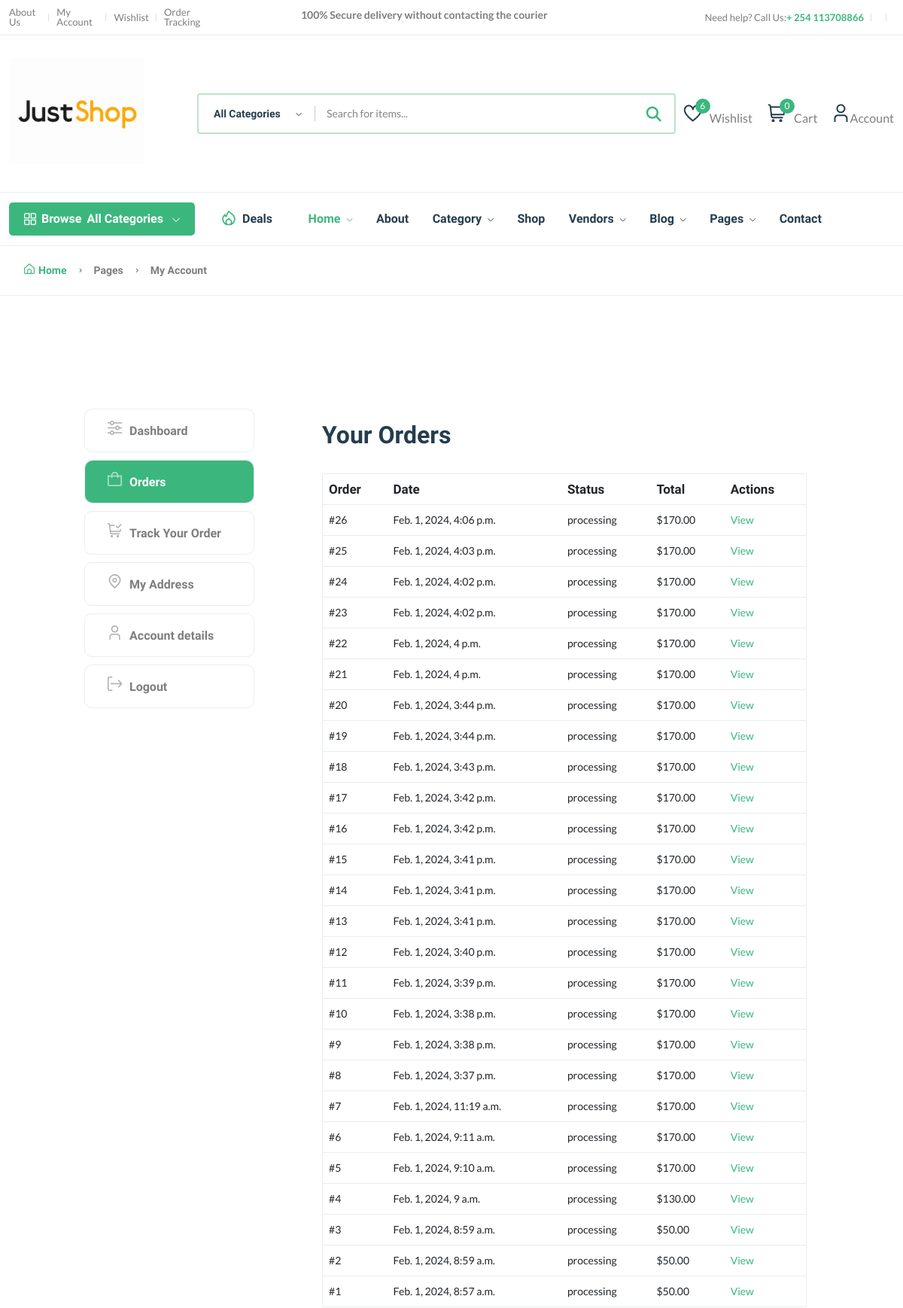
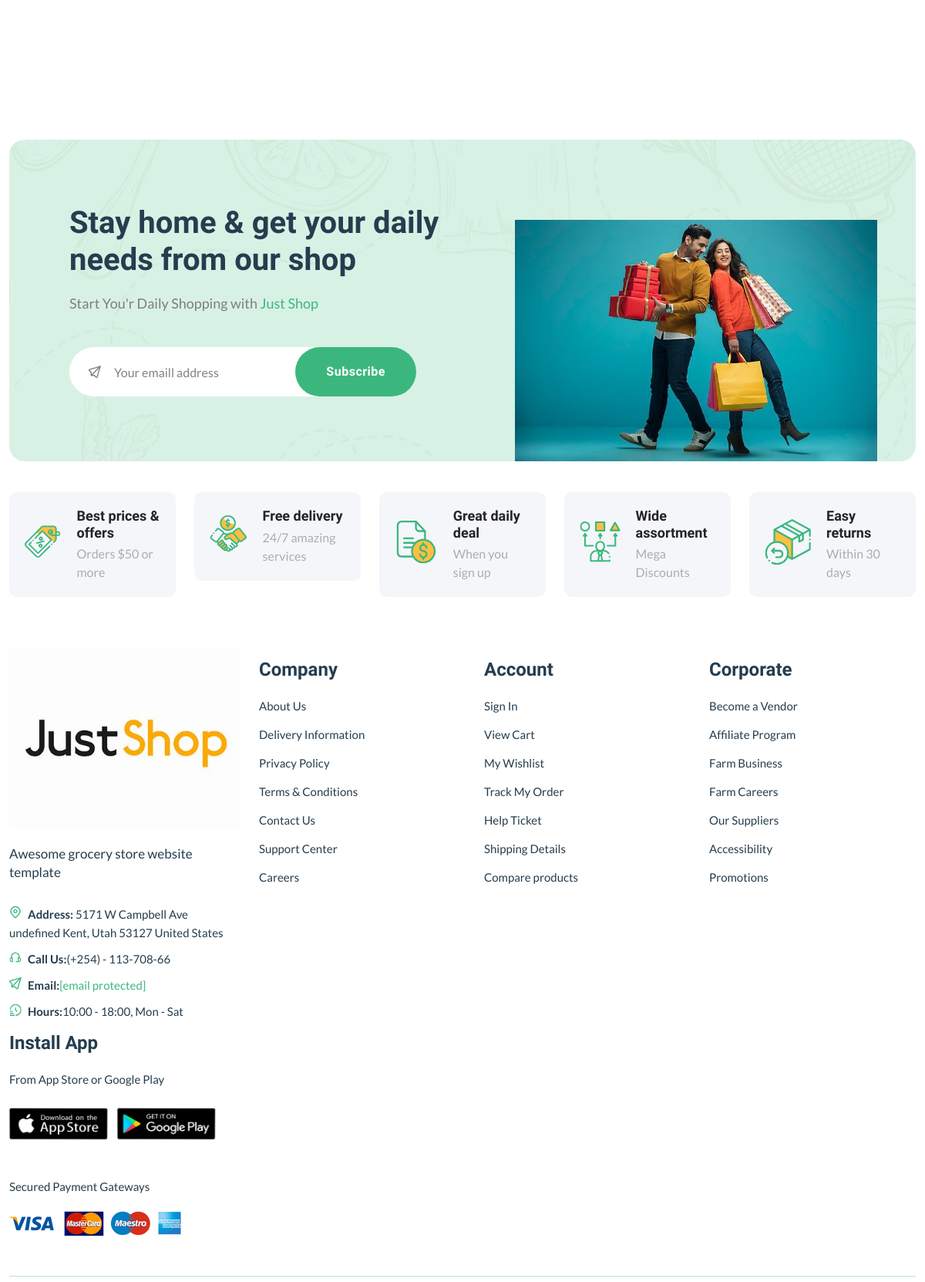
/dashboard/ (signed in, upper part), run on the app's committed database (2 pictures, top to bottom).
### core/models.py (models this page shows)
class CartOrder(models.Model):
    user=models.ForeignKey(User,on_delete=models.CASCADE)#Who adds items to cart
    price=models.DecimalField(max_digits=999999999999,decimal_places=2,default="0.00")
    paid_status=models.BooleanField(default=False)
    order_date=models.DateTimeField(auto_now_add=True)
    product_status=models.CharField(choices=STATUS_CHOICE,max_length=30,default="processing")
    class Meta:
        verbose_name_plural="Cart Orders"

### core/views.py (the view, shortened to what this page needs)
# urls.py: path("dashboard/",customer_dashboard,name="dashboard"),
@login_required
def customer_dashboard(request):
    orders=CartOrder.objects.filter(user=request.user).order_by("-id")
    address=Address.objects.filter(user=request.user)
    context={
        "orders":orders,
        "address":address,
    }
    return render(request,'core/dashboard.html',context)

### core/context_processor.py (called while the page is built)
def default(request):
    categories=Category.objects.all()
    vendors=Vendor.objects.all()
    min_max_price=Product.objects.aggregate(Min("price"),Max("price"))
    try:
        address=Address.objects.get(user=request.user)
    except:
        address=None
    return {
        'categories':categories,
        'address':address,
        'vendors':vendors,
        'min_max_price':min_max_price,
    }

### userauths/models.py (called while the page is built)
    def __str__(self):
        return self.username

### templates/core/dashboard.html (shortened to what this page needs)
{% extends "sections/base.html" %}
{% load static %}
{% block content %}
    <main class="main pages">
        <div class="page-header breadcrumb-wrap">
            <div class="container">
                <div class="breadcrumb">
                    <a href="index.html" rel="nofollow"><i class="fi-rs-home mr-5"></i>Home</a>
                    <span></span> Pages <span></span> My Account
                </div>
            </div>
        </div>
        <div class="page-content pt-150 pb-150">
            <div class="container">
                <div class="row">
                    <div class="col-lg-10 m-auto">
                        <div class="row">
                            <div class="col-md-3">
                                <div class="dashboard-menu">
                                    <ul class="nav flex-column" role="tablist">
                                        <li class="nav-item">
                                            <a class="nav-link " id="dashboard-tab" data-bs-toggle="tab" href="{% url 'core:dashboard' %}" role="tab" aria-controls="dashboard" aria-selected="false"><i class="fi-rs-settings-sliders mr-10"></i>Dashboard</a>
                                        </li>
                                        <li class="nav-item">
                                            <a class="nav-link active show" id="orders-tab" data-bs-toggle="tab" href="#orders" role="tab" aria-controls="orders" aria-selected="false"><i class="fi-rs-shopping-bag mr-10"></i>Orders</a>
                                        </li>
                                        <li class="nav-item">
                                            <a class="nav-link" id="track-orders-tab" data-bs-toggle="tab" href="#track-orders" role="tab" aria-controls="track-orders" aria-selected="false"><i class="fi-rs-shopping-cart-check mr-10"></i>Track Your Order</a>
                                        </li>
                                        <li class="nav-item">
                                            <a class="nav-link" id="address-tab" data-bs-toggle="tab" href="#address" role="tab" aria-controls="address" aria-selected="true"><i class="fi-rs-marker mr-10"></i>My Address</a>
                                        </li>
                                        <li class="nav-item">
                                            <a class="nav-link" id="account-detail-tab" data-bs-toggle="tab" href="#account-detail" role="tab" aria-controls="account-detail" aria-selected="true"><i class="fi-rs-user mr-10"></i>Account details</a>
                                        </li>
                                        <li class="nav-item">
                                            <a class="nav-link" href="page-login.html"><i class="fi-rs-sign-out mr-10"></i>Logout</a>
                                        </li>
                                    </ul>
                                </div>
                            </div>
                            <div class="col-md-9">
                                <div class="tab-content account dashboard-content pl-50">
                                    <div class="tab-pane fade active show" id="orders" role="tabpanel" aria-labelledby="orders-tab">
                                        <div class="card">
                                            <div class="card-header">
                                                <h3 class="mb-0">Your Orders</h3>
                                            </div>
                                            <div class="card-body">
                                                <div class="table-responsive">
                                                    <table class="table">
                                                        <thead>
                                                            <tr>
                                                                <th>Order</th>
                                                                <th>Date</th>
                                                                <th>Status</th>
                                                                <th>Total</th>
                                                                <th>Actions</th>
                                                            </tr>
                                                        </thead>
                                                        <tbody>
                                                            {% for order in orders %}
                                                            <tr>
                                                                <td>#{{order.id}}</td>
                                                                <td>{{order.order_date}}</td>
                                                                <td>{{order.product_status}}</td>
                                                                <td>${{order.price}}</td>
                                                                <td><a href="{% url 'core:orderdetail' order.id %}" class="btn-small d-block">View</a></td>
                                                            </tr>
                                                            {%endfor%}
                                                        </tbody>
                                                    </table>
                                                </div>
                                            </div>
                                        </div>
                                    </div>
                                </div>
                            </div>
                        </div>
                    </div>
                </div>
            </div>
        </div>
    </main>
{% endblock content%}

### data on the page
CartOrder: id "26", order_date "Feb. 1, 2024, 4:06 p.m.", product_status "processing", price "170.00"
CartOrder: id "25", order_date "Feb. 1, 2024, 4:03 p.m.", product_status "processing", price "170.00"
CartOrder: id "24", order_date "Feb. 1, 2024, 4:02 p.m.", product_status "processing", price "170.00"
CartOrder: id "23", order_date "Feb. 1, 2024, 4:02 p.m.", product_status "processing", price "170.00"
CartOrder: id "22", order_date "Feb. 1, 2024, 4 p.m.", product_status "processing", price "170.00"
CartOrder: id "21", order_date "Feb. 1, 2024, 4 p.m.", product_status "processing", price "170.00"
CartOrder: id "20", order_date "Feb. 1, 2024, 3:44 p.m.", product_status "processing", price "170.00"
CartOrder: id "19", order_date "Feb. 1, 2024, 3:44 p.m.", product_status "processing", price "170.00"
CartOrder: id "18", order_date "Feb. 1, 2024, 3:43 p.m.", product_status "processing", price "170.00"
CartOrder: id "17", order_date "Feb. 1, 2024, 3:42 p.m.", product_status "processing", price "170.00"
CartOrder: id "16", order_date "Feb. 1, 2024, 3:42 p.m.", product_status "processing", price "170.00"
CartOrder: id "15", order_date "Feb. 1, 2024, 3:41 p.m.", product_status "processing", price "170.00"
CartOrder: id "14", order_date "Feb. 1, 2024, 3:41 p.m.", product_status "processing", price "170.00"
CartOrder: id "13", order_date "Feb. 1, 2024, 3:41 p.m.", product_status "processing", price "170.00"
CartOrder: id "12", order_date "Feb. 1, 2024, 3:40 p.m.", product_status "processing", price "170.00"
CartOrder: id "11", order_date "Feb. 1, 2024, 3:39 p.m.", product_status "processing", price "170.00"
CartOrder: id "10", order_date "Feb. 1, 2024, 3:38 p.m.", product_status "processing", price "170.00"
CartOrder: id "9", order_date "Feb. 1, 2024, 3:38 p.m.", product_status "processing", price "170.00"
CartOrder: id "8", order_date "Feb. 1, 2024, 3:37 p.m.", product_status "processing", price "170.00"
CartOrder: id "7", order_date "Feb. 1, 2024, 11:19 a.m.", product_status "processing", price "170.00"
CartOrder: id "6", order_date "Feb. 1, 2024, 9:11 a.m.", product_status "processing", price "170.00"
CartOrder: id "5", order_date "Feb. 1, 2024, 9:10 a.m.", product_status "processing", price "170.00"
CartOrder: id "4", order_date "Feb. 1, 2024, 9 a.m.", product_status "processing", price "130.00"
CartOrder: id "3", order_date "Feb. 1, 2024, 8:59 a.m.", product_status "processing", price "50.00"
CartOrder: id "2", order_date "Feb. 1, 2024, 8:59 a.m.", product_status "processing", price "50.00"
CartOrder: id "1", order_date "Feb. 1, 2024, 8:57 a.m.", product_status "processing", price "50.00"

### other printed values
{{ request.session.cart_data_obj|length }} "0"
